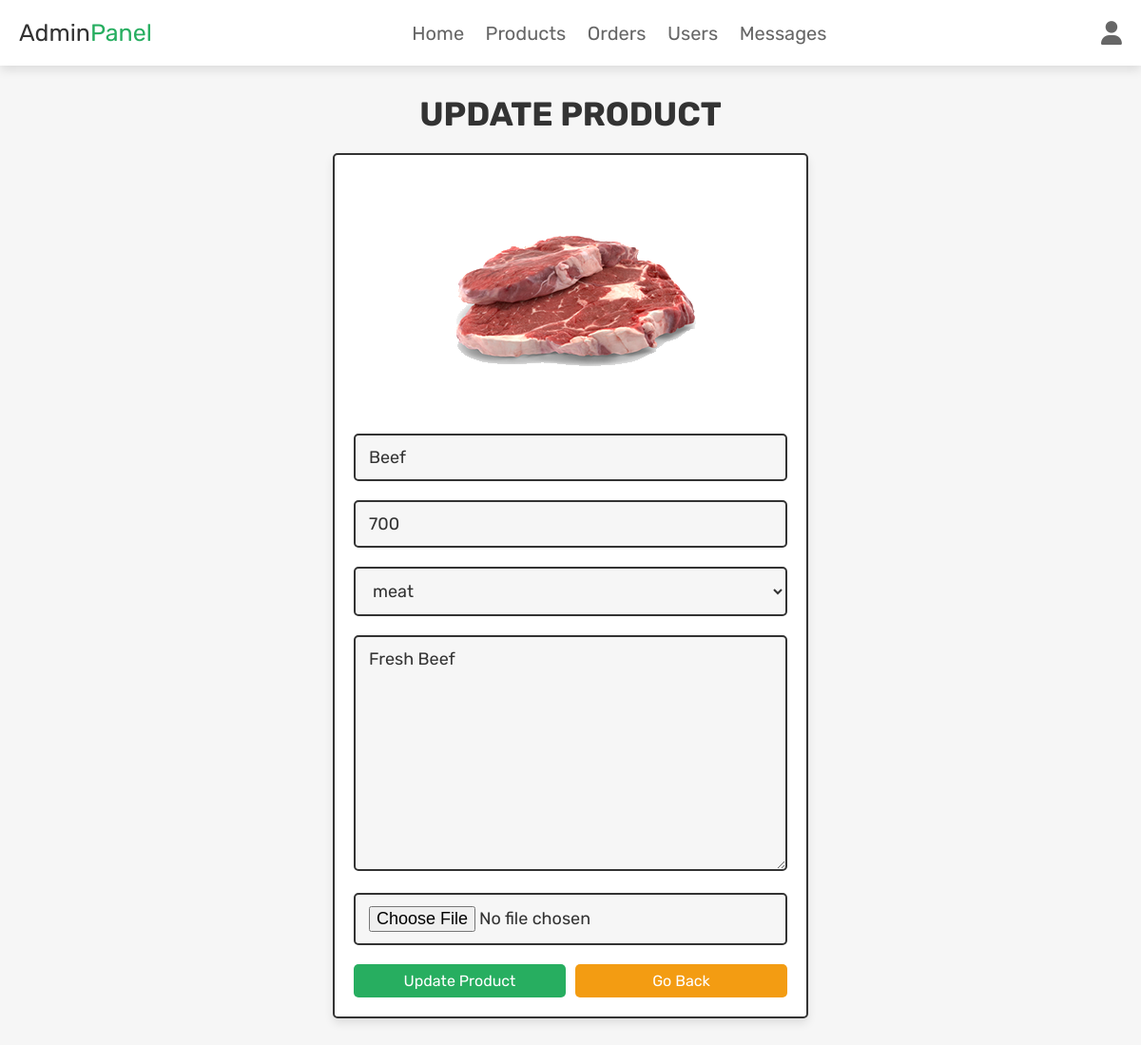
/admin_update_product.php?update=24 (signed in), run on the app's committed database.
### tables this page shows
CREATE TABLE `products` (
  `id` int(100) NOT NULL,
  `name` varchar(100) NOT NULL,
  `category` varchar(20) NOT NULL,
  `details` varchar(500) NOT NULL,
  `price` int(100) NOT NULL,
  `image` varchar(100) NOT NULL
);

### admin_update_product.php (the view, shortened to what this page needs)
<?php
@include 'config.php';
?>
<!DOCTYPE html>
<html lang="en">
<head>
   <link rel="stylesheet" href="https://cdnjs.cloudflare.com/ajax/libs/font-awesome/6.1.1/css/all.min.css">
   <link rel="stylesheet" href="css/admin_style.css">
</head>
<body>
<?php include 'admin_header.php'; ?>
<section class="update-product">
   <h1 class="title">update product</h1>
   <?php
      $update_id = $_GET['update'];
      $select_products = $conn->prepare("SELECT * FROM `products` WHERE id = ?");
      $select_products->execute([$update_id]);
      if($select_products->rowCount() > 0){
         while($fetch_products = $select_products->fetch(PDO::FETCH_ASSOC)){
   ?>
   <form action="" method="post" enctype="multipart/form-data">
      <img src="uploaded_img/<?= $fetch_products['image']; ?>" alt="">
      <input type="text" name="name" placeholder="enter product name" required class="box" value="<?= $fetch_products['name']; ?>">
      <input type="number" name="price" min="0" placeholder="enter product price" required class="box" value="<?= $fetch_products['price']; ?>">
      <select name="category" class="box" required>
         <option selected><?= $fetch_products['category']; ?></option>
      </select>
      <textarea name="details" required placeholder="enter product details" class="box" cols="30" rows="10"><?= $fetch_products['details']; ?></textarea>
      <input type="file" name="image" class="box" accept="image/jpg, image/jpeg, image/png">
      <div class="flex-btn">
         <input type="submit" class="btn" value="update product" name="update_product">
         <a href="admin_products.php" class="option-btn">go back</a>
      </div>
   </form>
   <?php
         }
      }else{
         echo '<p class="empty">no products found!</p>';
      }
   ?>
</section>
</body>
</html>

### css/admin_style.css (style rules this page uses)
.update-product form { max-width: 50rem; padding:2rem; margin:0 auto; text-align: center; border:var(--border); box-shadow: var(--box-shadow); background-color: var(--white); border-radius: .5rem; }
.update-product form img { height: 25rem; object-fit: cover; margin-bottom: 1rem; }
.update-product form .box { width: 100%; border:var(--border); background-color: var(--white); border-radius: .5rem; background-color: var(--light-bg); padding:1.2rem 1.4rem; font-size: 1.8rem; color:var(--black); margin:1rem 0; }

### css/components.css (style rules this page uses)
:root { --green:#27ae60; --orange:#f39c12; --red:#e74c3c; --black:#333; --light-color:#666; --white:#fff; --light-bg:#f6f6f6; --border:.2rem solid var(--black); --box-shadow:0 .5rem 1rem rgba(0,0,0,.1); }
* { font-family: 'Rubik', sans-serif; margin:0; padding:0; box-sizing: border-box; outline: none; border:none; text-decoration: none; color:var(--black); }
body { background-color: var(--light-bg); }
html { font-size: 62.5%; overflow-x: hidden; scroll-behavior: smooth; scroll-padding-top: 6.5rem; }
section { padding:3rem 2rem; max-width: 1200px; margin:0 auto; }
.btn, .delete-btn, .option-btn { display: block; width: 100%; margin-top: 1rem; border-radius: .5rem; color:var(--white); font-size: 1.6rem; padding:0.8rem 1.2rem; text-transform: capitalize; cursor: pointer; text-align: center; }
.btn { background-color: var(--green); }
.option-btn { background-color: var(--orange); }
.flex-btn { display: flex; flex-wrap: wrap; gap:1rem; }
.flex-btn > * { flex:1; }
.title { text-align: center; margin-bottom: 2rem; text-transform: uppercase; color:var(--black); font-size: 3.5rem; }

### data on the page
products: image (picture), name "Beef", price "700", category "meat", details "Fresh Beef"
